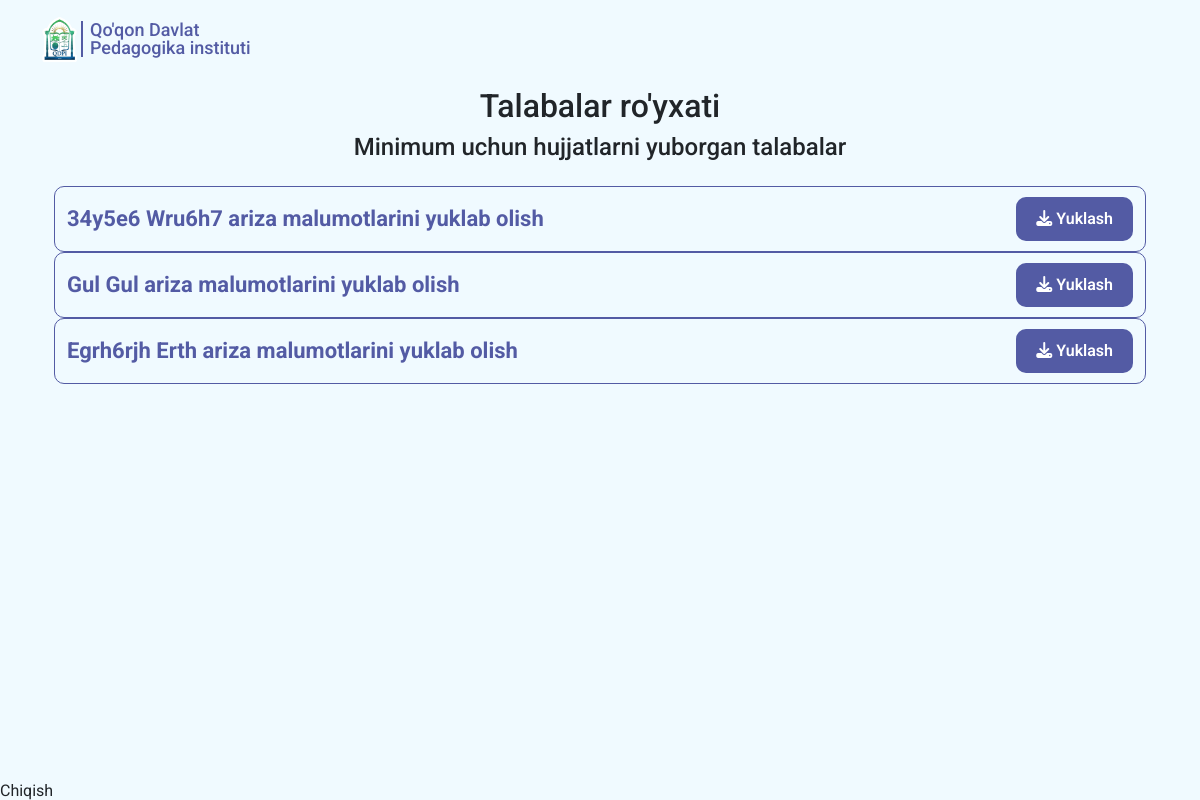
Before: / (signed in) with the older database file.
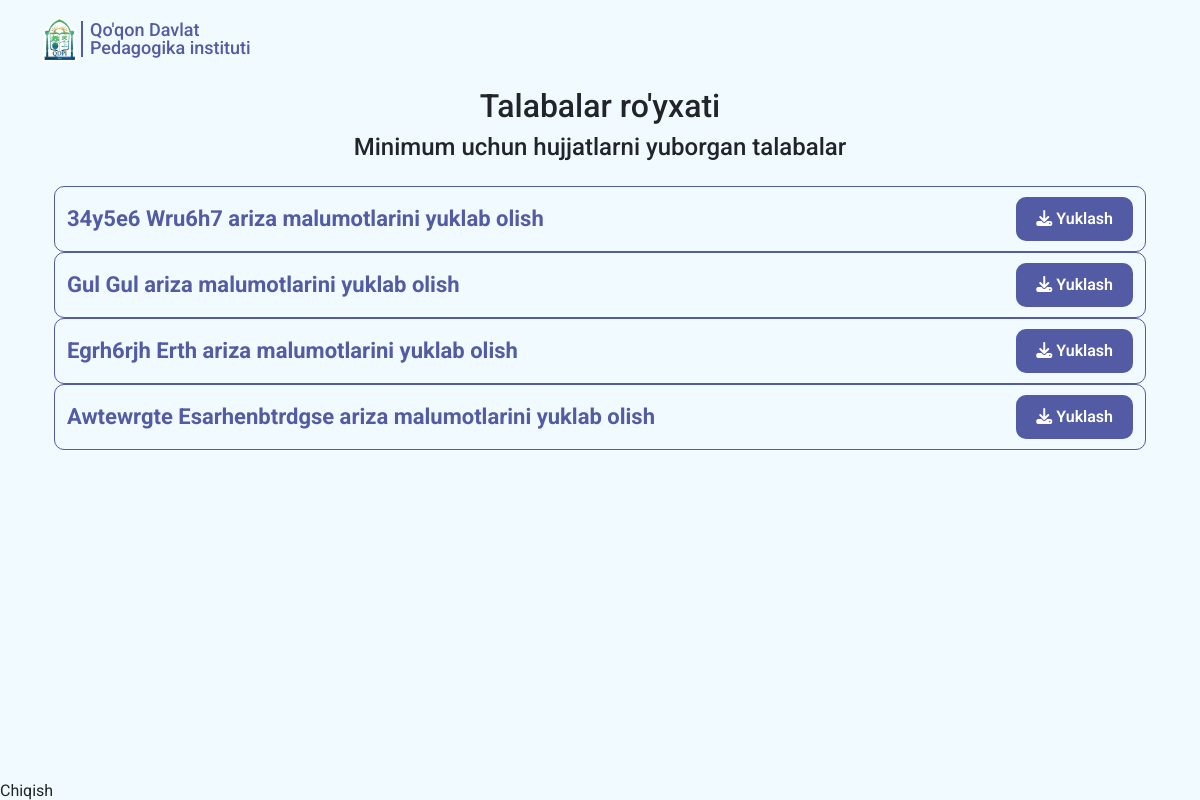
After: the same page with the newer database file.
### files/models.py (models this page shows)
class Fayl(models.Model):
    ism = models.CharField(max_length=100)
    familya = models.CharField(max_length=100)
    fan = models.CharField(max_length=100)
    pasport = models.FileField(upload_to='pasportlar/')
    diplom = models.FileField(upload_to='diplomlar/')
    ariza = models.FileField(upload_to='ariza/')
    malumotnoma = models.FileField(upload_to='malumotnoma/')
    anketa = models.FileField(upload_to='minimum anketa/')
    kochirma = models.FileField(upload_to='kengash ko`chirmasi/')
    yollanma = models.FileField(upload_to='yo`lanma xat/')
    royhat = models.FileField(upload_to='ilmiy ishlar ro`yati/')
    sana = models.DateTimeField(auto_now_add=True)

### users/views.py (the view)
# urls.py: path('', home, name='home'),
def home(request):
    fayllar = Fayl.objects.all()
    context = {
        'data':fayllar,
    }
    return render(request, 'asosiy/home.html', context)

### templates/asosiy/home.html (shortened to what this page needs)
{% load static %}
        <!DOCTYPE html>
        <html lang="en">
        <head>
            <link href="https://cdn.jsdelivr.net/npm/bootstrap@5.3.0-alpha1/dist/css/bootstrap.min.css" rel="stylesheet">
            <link rel="stylesheet" href="https://cdnjs.cloudflare.com/ajax/libs/font-awesome/6.3.0/css/all.min.css" />
            <link rel="stylesheet" href="{% static '/home.css' %}">
            <link rel="stylesheet" href="{% static '/main.css' %}">
        </head>
        <body>
            {% if user.is_authenticated %}
                {% if user.is_superuser %}
                    {% include 'asosiy/navbar.html' %}
                    {% include 'asosiy/yuklash.html' %}
                    <a action="{% url 'home' %}" class="nav-link active m-0 h5" aria-current="page" href="{% url 'logout' %}"  >Chiqish</a>
                {% endif %}
            {% else%}
                {% include 'asosiy/navbar.html' %}
                {% include 'asosiy/kirish.html' %}
                {% include 'asosiy/namuna.html' %}
                {% include 'asosiy/futer.html' %}
            {% endif %}
        </body>
        </html>

### templates/asosiy/yuklash.html (shortened to what this page needs)
{% load static %}
<!DOCTYPE html>
<html lang="uz">
<head>
  <link rel="stylesheet" href="{% static '/fayl.css' %}">
  <link rel="stylesheet" href="https://cdnjs.cloudflare.com/ajax/libs/font-awesome/6.4.0/css/all.min.css" />
  <link href="https://cdn.jsdelivr.net/npm/bootstrap@5.3.0-alpha1/dist/css/bootstrap.min.css" rel="stylesheet">
</head>
<body>
<main class="main h-100">
    <div class="container px-4">
        <div class="heading mb-4">
            <h2 class="mt-4 text-center">Talabalar ro'yxati</h2>
            <h4 class="text-center">Minimum uchun hujjatlarni yuborgan talabalar</h4>
        </div>
        {% for i in data %}
            <div class="container send">
                <span class="send-text">{{i.ism | title}} {{i.familya | title}} ariza malumotlarini yuklab olish</span>
                <a class="send-link button" href="{% url 'link' i.pk%}">
                <i class="fa-solid fa-download" style="color: #ffffff;"></i>
                <span>Yuklash</span>
                </a>
            </div>
        {% endfor %}
    </div>
</main>
</body>
</html>

Changed rows visible on the page:
added Fayl: ism "Awtewrgte", familya "Esarhenbtrdgse"
